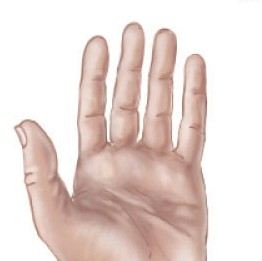
//> input picture imageprocessing/abcd.jpg, 262 x 261 px
$ ./k   (built with g++ and OpenCV 4)
//> lines starting //> are read from the running program, lines starting //| are printed output that depends on the picture; after the words box and inside, x2 and y2 are one past the last pixel; in counts of white or black regions, pixels touching at a corner belong together
#include "opencv2/core/core.hpp"
#include "opencv2/highgui/highgui.hpp"
#include "opencv2/imgproc/imgproc.hpp"


using namespace cv;
using namespace std;

int main()

{
  int i,j,g[256],val,k,u=0,th;


  for(i=0;i<256;i++)
  {
  	g[i]=0;
  }


  Mat a= imread("abcd.jpg",0);
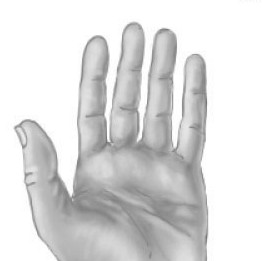
//> a: 261 rows x 262 cols, CV_8UC1; min 105, max 255, mean 220.2
  Mat b(a.rows,a.cols,CV_8UC1,Scalar(0));


  for(i=0;i<a.rows;i++)
       { for(j=0;j<a.cols;j++)
         {
         	val=a.at<uchar>(i,j);
         	g[val]++;
         }
     }
//> this loop made 261 passes
//> val on passes 1 to 3: 254, 253, 253
//> after the loop, val = 255; g = 256 values, max 31422 at index 255, min 0 at index 0, mean 267.1

     k=(a.rows)*(a.cols);
//> k = 68382

  for(i=0;i<256;i++)
  {
      u+=g[i];
      if(u>=k/2)
      	{break;}
  }
//> after the loop, u = 34243

       th=i;
       for(i=0;i<a.rows;i++)
       { for(j=0;j<a.cols;j++)
         {
            if(a.at<uchar>(i,j)>th)
                b.at<uchar>(i,j)=255;

            else
                b.at<uchar>(i,j)=0;
}}
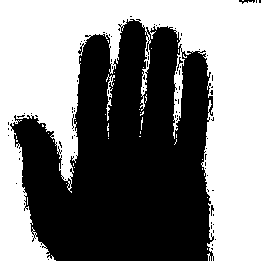
//> b: 261 rows x 262 cols, CV_8UC1; 49.9% white; 40 white regions (38 under 20 px), largest, box (x1, y1, x2, y2) and area: (0, 0, 262, 261) 33859, (106, 74, 115, 121) 131

namedWindow( "color", WINDOW_AUTOSIZE );
    imshow( "color", b );
    waitKey(0);


return 0;


}

$ run again, with imageprocessing/veg.jpg copied over imageprocessing/abcd.jpg
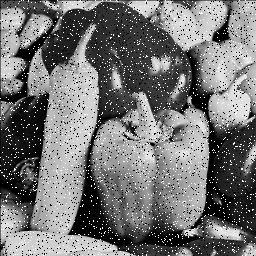
//> input picture imageprocessing/veg.jpg, 256 x 256 px
//> a is the input picture: 256 rows x 256 cols, CV_8UC1; min 0, max 255, mean 117.1
//> the loop `for(i=0;i<a.rows;i++) { for(j=0;j<a.cols;j++)` made 256 passes
//> val on passes 1 to 3: 80, 217, 179
//> after the loop `for(i=0;i<a.rows;i++)`: val = 187; g = 256 values, max 3681 at index 0, min 40 at index 237, mean 256
//> the loop `for(i=0;i<256;i++)` made 128 passes
//> u on passes 1 to 8: 3681, 4095, 4457, 4847, 5247, 5602, 5950, 6305
//> after the loop `for(i=0;i<256;i++)`: u = 32862
//> after the loop `for(i=0;i<a.rows;i++)`:
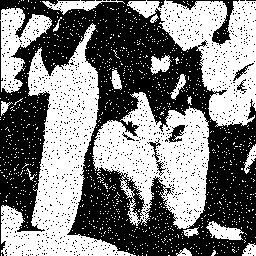
//> b: 256 rows x 256 cols, CV_8UC1; 49.9% white; 1182 white regions (1164 under 20 px), largest, box (x1, y1, x2, y2) and area: (1, 23, 136, 256) 11079, (92, 92, 210, 229) 8642, (127, 0, 256, 127) 7307
